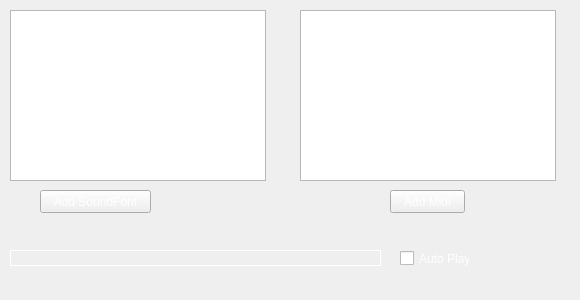
<?xml version="1.0" encoding="UTF-8"?>
<ui version="4.0">
 <class>MainWindow</class>
 <widget class="QMainWindow" name="MainWindow">
  <property name="enabled">
   <bool>true</bool>
  </property>
  <property name="geometry">
   <rect>
    <x>0</x>
    <y>0</y>
    <width>580</width>
    <height>300</height>
   </rect>
  </property>
  <property name="sizePolicy">
   <sizepolicy hsizetype="Fixed" vsizetype="Fixed">
    <horstretch>0</horstretch>
    <verstretch>0</verstretch>
   </sizepolicy>
  </property>
  <property name="minimumSize">
   <size>
    <width>580</width>
    <height>300</height>
   </size>
  </property>
  <property name="maximumSize">
   <size>
    <width>580</width>
    <height>300</height>
   </size>
  </property>
  <property name="windowTitle">
   <string>ghettoBlaster REMIX</string>
  </property>
  <property name="windowIcon">
   <iconset>
    <normalon>:/images/images/icon.ico</normalon>
   </iconset>
  </property>
  <property name="styleSheet">
   <string notr="true">background-image: url(:/images/images/tile.png);</string>
  </property>
  <widget class="QWidget" name="centralWidget">
   <property name="sizePolicy">
    <sizepolicy hsizetype="Fixed" vsizetype="Fixed">
     <horstretch>0</horstretch>
     <verstretch>0</verstretch>
    </sizepolicy>
   </property>
   <property name="styleSheet">
    <string notr="true"/>
   </property>
   <widget class="QPushButton" name="btn_AddMidi">
    <property name="geometry">
     <rect>
      <x>390</x>
      <y>190</y>
      <width>75</width>
      <height>23</height>
     </rect>
    </property>
    <property name="palette">
     <palette>
      <active>
       <colorrole role="ButtonText">
        <brush brushstyle="SolidPattern">
         <color alpha="255">
          <red>255</red>
          <green>255</green>
          <blue>255</blue>
         </color>
        </brush>
       </colorrole>
      </active>
      <inactive>
       <colorrole role="ButtonText">
        <brush brushstyle="SolidPattern">
         <color alpha="255">
          <red>255</red>
          <green>255</green>
          <blue>255</blue>
         </color>
        </brush>
       </colorrole>
      </inactive>
      <disabled>
       <colorrole role="ButtonText">
        <brush brushstyle="SolidPattern">
         <color alpha="255">
          <red>120</red>
          <green>120</green>
          <blue>120</blue>
         </color>
        </brush>
       </colorrole>
      </disabled>
     </palette>
    </property>
    <property name="text">
     <string>Add Midi</string>
    </property>
   </widget>
   <widget class="QPushButton" name="btn_Play">
    <property name="enabled">
     <bool>false</bool>
    </property>
    <property name="geometry">
     <rect>
      <x>50</x>
      <y>222</y>
      <width>36</width>
      <height>18</height>
     </rect>
    </property>
    <property name="sizePolicy">
     <sizepolicy hsizetype="Preferred" vsizetype="Preferred">
      <horstretch>0</horstretch>
      <verstretch>0</verstretch>
     </sizepolicy>
    </property>
    <property name="palette">
     <palette>
      <active>
       <colorrole role="ButtonText">
        <brush brushstyle="SolidPattern">
         <color alpha="255">
          <red>255</red>
          <green>255</green>
          <blue>255</blue>
         </color>
        </brush>
       </colorrole>
      </active>
      <inactive>
       <colorrole role="ButtonText">
        <brush brushstyle="SolidPattern">
         <color alpha="255">
          <red>0</red>
          <green>0</green>
          <blue>0</blue>
         </color>
        </brush>
       </colorrole>
      </inactive>
      <disabled>
       <colorrole role="ButtonText">
        <brush brushstyle="SolidPattern">
         <color alpha="255">
          <red>120</red>
          <green>120</green>
          <blue>120</blue>
         </color>
        </brush>
       </colorrole>
      </disabled>
     </palette>
    </property>
    <property name="font">
     <font>
      <kerning>true</kerning>
     </font>
    </property>
    <property name="styleSheet">
     <string notr="true">border: 0px;</string>
    </property>
    <property name="text">
     <string/>
    </property>
    <property name="icon">
     <iconset>
      <normalon>:/images/images/play.png</normalon>
     </iconset>
    </property>
    <property name="iconSize">
     <size>
      <width>36</width>
      <height>17</height>
     </size>
    </property>
   </widget>
   <widget class="QPushButton" name="btn_Stop">
    <property name="enabled">
     <bool>false</bool>
    </property>
    <property name="geometry">
     <rect>
      <x>120</x>
      <y>220</y>
      <width>36</width>
      <height>18</height>
     </rect>
    </property>
    <property name="sizePolicy">
     <sizepolicy hsizetype="Fixed" vsizetype="Fixed">
      <horstretch>0</horstretch>
      <verstretch>0</verstretch>
     </sizepolicy>
    </property>
    <property name="palette">
     <palette>
      <active>
       <colorrole role="ButtonText">
        <brush brushstyle="SolidPattern">
         <color alpha="255">
          <red>255</red>
          <green>255</green>
          <blue>255</blue>
         </color>
        </brush>
       </colorrole>
      </active>
      <inactive>
       <colorrole role="ButtonText">
        <brush brushstyle="SolidPattern">
         <color alpha="255">
          <red>0</red>
          <green>0</green>
          <blue>0</blue>
         </color>
        </brush>
       </colorrole>
      </inactive>
      <disabled>
       <colorrole role="ButtonText">
        <brush brushstyle="SolidPattern">
         <color alpha="255">
          <red>120</red>
          <green>120</green>
          <blue>120</blue>
         </color>
        </brush>
       </colorrole>
      </disabled>
     </palette>
    </property>
    <property name="styleSheet">
     <string notr="true">border: 0px;</string>
    </property>
    <property name="text">
     <string/>
    </property>
    <property name="icon">
     <iconset resource="resources.qrc">
      <normaloff>:/images/images/stop.png</normaloff>:/images/images/stop.png</iconset>
    </property>
    <property name="iconSize">
     <size>
      <width>36</width>
      <height>17</height>
     </size>
    </property>
   </widget>
   <widget class="QPushButton" name="btn_AddSF">
    <property name="geometry">
     <rect>
      <x>40</x>
      <y>190</y>
      <width>111</width>
      <height>23</height>
     </rect>
    </property>
    <property name="palette">
     <palette>
      <active>
       <colorrole role="ButtonText">
        <brush brushstyle="SolidPattern">
         <color alpha="255">
          <red>255</red>
          <green>255</green>
          <blue>255</blue>
         </color>
        </brush>
       </colorrole>
      </active>
      <inactive>
       <colorrole role="ButtonText">
        <brush brushstyle="SolidPattern">
         <color alpha="255">
          <red>255</red>
          <green>255</green>
          <blue>255</blue>
         </color>
        </brush>
       </colorrole>
      </inactive>
      <disabled>
       <colorrole role="ButtonText">
        <brush brushstyle="SolidPattern">
         <color alpha="255">
          <red>120</red>
          <green>120</green>
          <blue>120</blue>
         </color>
        </brush>
       </colorrole>
      </disabled>
     </palette>
    </property>
    <property name="text">
     <string>Add SoundFont</string>
    </property>
   </widget>
   <widget class="QListWidget" name="lst_SF2">
    <property name="geometry">
     <rect>
      <x>10</x>
      <y>10</y>
      <width>256</width>
      <height>171</height>
     </rect>
    </property>
    <property name="palette">
     <palette>
      <active>
       <colorrole role="WindowText">
        <brush brushstyle="SolidPattern">
         <color alpha="255">
          <red>255</red>
          <green>255</green>
          <blue>255</blue>
         </color>
        </brush>
       </colorrole>
       <colorrole role="Text">
        <brush brushstyle="SolidPattern">
         <color alpha="255">
          <red>255</red>
          <green>255</green>
          <blue>255</blue>
         </color>
        </brush>
       </colorrole>
      </active>
      <inactive>
       <colorrole role="WindowText">
        <brush brushstyle="SolidPattern">
         <color alpha="255">
          <red>255</red>
          <green>255</green>
          <blue>255</blue>
         </color>
        </brush>
       </colorrole>
       <colorrole role="Text">
        <brush brushstyle="SolidPattern">
         <color alpha="255">
          <red>255</red>
          <green>255</green>
          <blue>255</blue>
         </color>
        </brush>
       </colorrole>
      </inactive>
      <disabled>
       <colorrole role="WindowText">
        <brush brushstyle="SolidPattern">
         <color alpha="255">
          <red>120</red>
          <green>120</green>
          <blue>120</blue>
         </color>
        </brush>
       </colorrole>
       <colorrole role="Text">
        <brush brushstyle="SolidPattern">
         <color alpha="255">
          <red>120</red>
          <green>120</green>
          <blue>120</blue>
         </color>
        </brush>
       </colorrole>
      </disabled>
     </palette>
    </property>
    <property name="styleSheet">
     <string notr="true">background-image: url(:/images/images/black.png);</string>
    </property>
   </widget>
   <widget class="QListWidget" name="lst_MIDI">
    <property name="geometry">
     <rect>
      <x>300</x>
      <y>10</y>
      <width>256</width>
      <height>171</height>
     </rect>
    </property>
    <property name="palette">
     <palette>
      <active>
       <colorrole role="Text">
        <brush brushstyle="SolidPattern">
         <color alpha="255">
          <red>255</red>
          <green>255</green>
          <blue>255</blue>
         </color>
        </brush>
       </colorrole>
      </active>
      <inactive>
       <colorrole role="Text">
        <brush brushstyle="SolidPattern">
         <color alpha="255">
          <red>255</red>
          <green>255</green>
          <blue>255</blue>
         </color>
        </brush>
       </colorrole>
      </inactive>
      <disabled>
       <colorrole role="Text">
        <brush brushstyle="SolidPattern">
         <color alpha="255">
          <red>120</red>
          <green>120</green>
          <blue>120</blue>
         </color>
        </brush>
       </colorrole>
      </disabled>
     </palette>
    </property>
    <property name="styleSheet">
     <string notr="true">background-image: url(:/images/images/black.png);</string>
    </property>
   </widget>
   <widget class="QCheckBox" name="chk_AutoPlay">
    <property name="geometry">
     <rect>
      <x>400</x>
      <y>250</y>
      <width>70</width>
      <height>17</height>
     </rect>
    </property>
    <property name="palette">
     <palette>
      <active>
       <colorrole role="WindowText">
        <brush brushstyle="SolidPattern">
         <color alpha="255">
          <red>255</red>
          <green>255</green>
          <blue>255</blue>
         </color>
        </brush>
       </colorrole>
      </active>
      <inactive>
       <colorrole role="WindowText">
        <brush brushstyle="SolidPattern">
         <color alpha="255">
          <red>255</red>
          <green>255</green>
          <blue>255</blue>
         </color>
        </brush>
       </colorrole>
      </inactive>
      <disabled>
       <colorrole role="WindowText">
        <brush brushstyle="SolidPattern">
         <color alpha="255">
          <red>120</red>
          <green>120</green>
          <blue>120</blue>
         </color>
        </brush>
       </colorrole>
      </disabled>
     </palette>
    </property>
    <property name="toolTip">
     <string>&lt;html&gt;&lt;head/&gt;&lt;body&gt;&lt;p&gt;If this is checked then the newly selected song will automatically play&lt;/p&gt;&lt;/body&gt;&lt;/html&gt;</string>
    </property>
    <property name="text">
     <string>Auto Play</string>
    </property>
   </widget>
   <widget class="QLabel" name="lbl_Gato">
    <property name="geometry">
     <rect>
      <x>512</x>
      <y>224</y>
      <width>60</width>
      <height>64</height>
     </rect>
    </property>
    <property name="text">
     <string/>
    </property>
    <property name="textFormat">
     <enum>Qt::AutoText</enum>
    </property>
    <property name="pixmap">
     <pixmap resource="resources.qrc">:/images/images/gato.png</pixmap>
    </property>
    <property name="scaledContents">
     <bool>false</bool>
    </property>
    <property name="wordWrap">
     <bool>false</bool>
    </property>
    <property name="openExternalLinks">
     <bool>false</bool>
    </property>
   </widget>
   <widget class="QLabel" name="lbl_Status">
    <property name="geometry">
     <rect>
      <x>10</x>
      <y>250</y>
      <width>371</width>
      <height>16</height>
     </rect>
    </property>
    <property name="palette">
     <palette>
      <active>
       <colorrole role="WindowText">
        <brush brushstyle="SolidPattern">
         <color alpha="255">
          <red>255</red>
          <green>255</green>
          <blue>255</blue>
         </color>
        </brush>
       </colorrole>
       <colorrole role="Text">
        <brush brushstyle="SolidPattern">
         <color alpha="255">
          <red>255</red>
          <green>255</green>
          <blue>255</blue>
         </color>
        </brush>
       </colorrole>
      </active>
      <inactive>
       <colorrole role="WindowText">
        <brush brushstyle="SolidPattern">
         <color alpha="255">
          <red>0</red>
          <green>0</green>
          <blue>0</blue>
         </color>
        </brush>
       </colorrole>
       <colorrole role="Text">
        <brush brushstyle="SolidPattern">
         <color alpha="255">
          <red>0</red>
          <green>0</green>
          <blue>0</blue>
         </color>
        </brush>
       </colorrole>
      </inactive>
      <disabled>
       <colorrole role="WindowText">
        <brush brushstyle="SolidPattern">
         <color alpha="255">
          <red>120</red>
          <green>120</green>
          <blue>120</blue>
         </color>
        </brush>
       </colorrole>
       <colorrole role="Text">
        <brush brushstyle="SolidPattern">
         <color alpha="255">
          <red>120</red>
          <green>120</green>
          <blue>120</blue>
         </color>
        </brush>
       </colorrole>
      </disabled>
     </palette>
    </property>
    <property name="styleSheet">
     <string notr="true">background-image: url(:/images/images/black.png);
border: 1px solid white;</string>
    </property>
    <property name="text">
     <string/>
    </property>
   </widget>
  </widget>
 </widget>
 <layoutdefault spacing="6" margin="11"/>
 <resources>
  <include location="resources.qrc"/>
 </resources>
 <connections/>
</ui>
